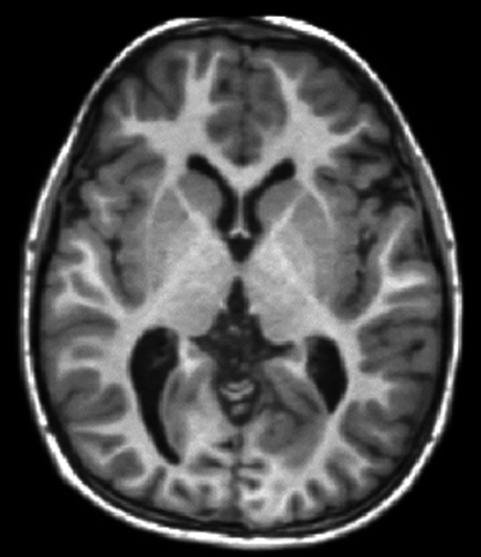
#> input picture dataset/images/brain1.jpeg, 481 x 557 px, found by its file name
$ python grayscale.py
#> lines starting #> are read from the running program, lines starting #| are printed output that depends on the picture
import cv2
import matplotlib.pyplot as plt

# Read the three MRI images
img1 = cv2.imread("dataset/images/brain1.jpeg")
#> img1 is the input picture: shape (557, 481, 3); min 0, max 255, mean 73.6
img2 = cv2.imread("dataset/images/brain2.jpeg")
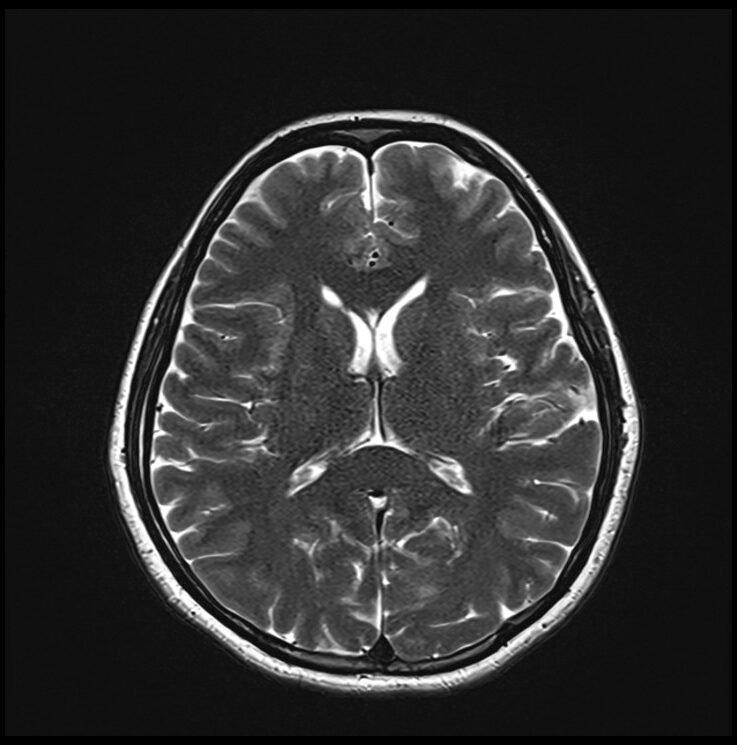
#> input picture dataset/images/brain2.jpeg, 737 x 745 px, found by its file name
#> img2 is the input picture: shape (745, 737, 3); min 0, max 255, mean 46.6
img3 = cv2.imread("dataset/images/brain3.jpeg")
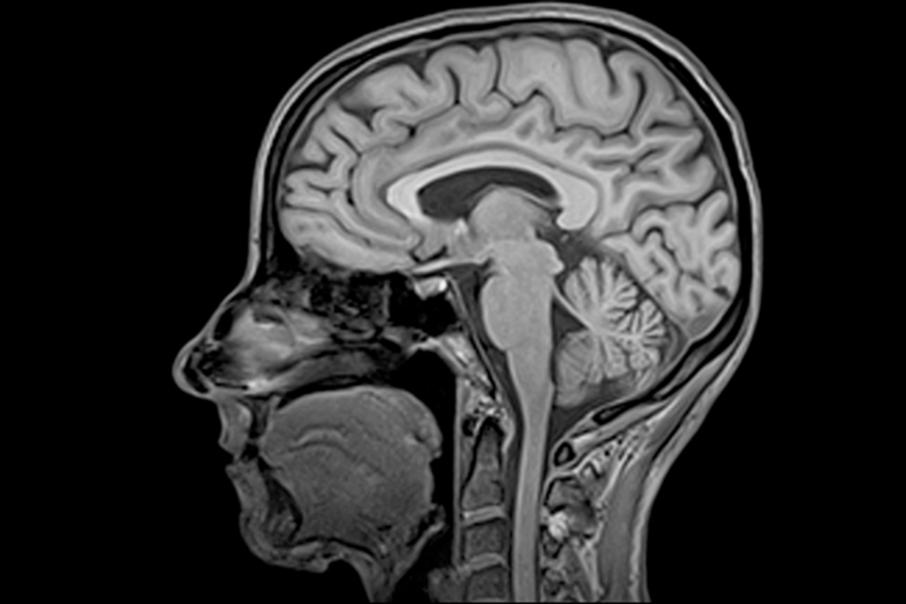
#> input picture dataset/images/brain3.jpeg, 906 x 604 px, found by its file name
#> img3 is the input picture: shape (604, 906, 3); min 0, max 247, mean 48.6

# Check whether images were loaded
if img1 is None or img2 is None or img3 is None:
    print("Error: Could not load one or more images.")
    exit()

# Convert images to grayscale
gray1 = cv2.cvtColor(img1, cv2.COLOR_BGR2GRAY)
gray2 = cv2.cvtColor(img2, cv2.COLOR_BGR2GRAY)
gray3 = cv2.cvtColor(img3, cv2.COLOR_BGR2GRAY)

print("Brain 1 shape:", gray1.shape)
#| Brain 1 shape: (557, 481)
print("Brain 2 shape:", gray2.shape)
#| Brain 2 shape: (745, 737)
print("Brain 3 shape:", gray3.shape)
#| Brain 3 shape: (604, 906)
